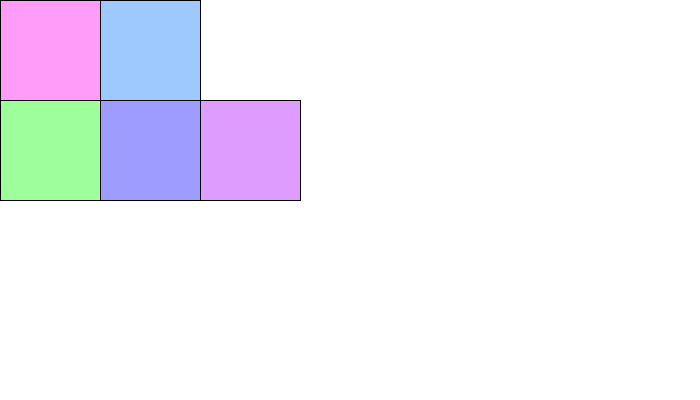
Frame 1 (no input)
Frame 60 (the mouse pressed at the canvas centre just before this capture): identical to frame 1, image omitted
Frame 120 (the mouse held since frame 60 and released just before this capture): identical to frame 1, image omitted

The Processing sketch that drew this single still picture (run headless with seeded random() and noise(); from frame 60 on, the mouse is pressed at the canvas centre):

// Processing sketch: processing_33622
// ── processing_33622.pde

int a = 0;
int b = 0;
int c = 100;

int d = 100;
int e = 0;

int f = 100;
int g = 100;
int h = 100;

int i = 200;



void setup(){
  size (700,400);
  background(255);
}

void draw(){
  background(255);
  
  fill(255,3,239,100);
  rect(a,b,c,c);
  while(b > 0 && b < 300){
    b = b + 1;
  }
  
  fill(5,118,255,100);
  rect(d,e,c,c);
  while(d > 100 && d < 400){
   d = d + 1; 
  }
  
  fill(5,255,3,100);
  rect(b,c,d,d);
  
  
  fill(10,3,255,100);
  rect(f,g,h,h);
  while(h > 100 && h < 200){
    h = h + 1;}
    
   fill(170,3,255,100);
   rect(i,h,c,c);
   while (i < 200 && i > 0){
    i = i - 1; 
   }

}
void mousePressed(){
  
  if(mouseX < 100 && mouseY < 100){
   b = b + 1; 
  }
  
  if(mouseX < 200 && mouseX > 100 && mouseY < 100){
  d = d + 1;
  }  
  
  if(mouseX < 100 && mouseY < 200 &&  mouseY > 100){
   c = c - 1;
  } 
  
  if(mouseX > 100 && mouseX < 200 && mouseY > 100 && mouseY < 200){
  h = h + 1;  
  }
  
  if(mouseX > 200 && mouseX < 300 && mouseY > 100 && mouseY < 200){
  i = i - 1;  
  }
}
